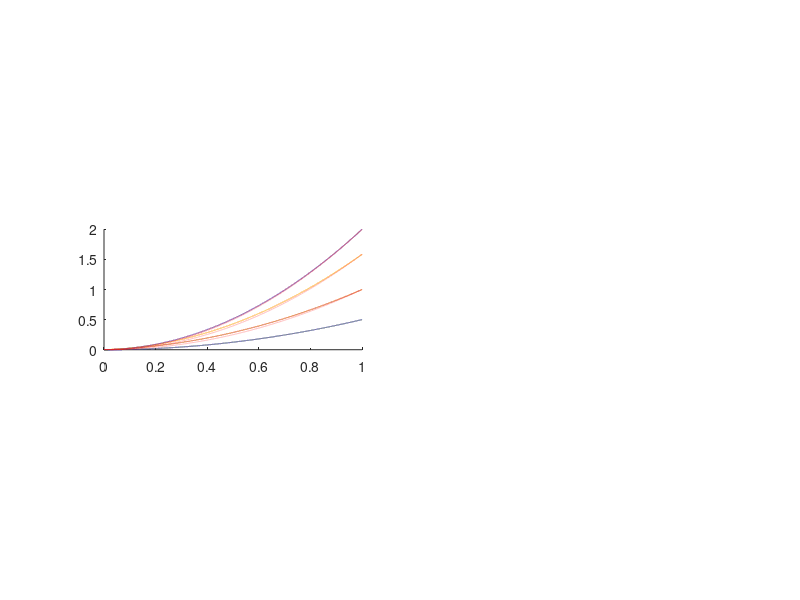

This figure's MATLAB source: (Note: this script raises an error after producing the figure.)
clear all
clf

eta = [0:0.0001:1];
BASE = 2;%exp(1);
M = [2:1:5];

% alpha等于psi hat
%alpha = ones(length(M),max(M)-1);
alpha = rand(length(M),max(M)-1);

for j = 1:length(M)
  %  C = log(M(j))/log(BASE); % i.e., m in the paper
    alpha(j,:) = alpha(j,:) / sum(alpha(j,[1:(M(j)-1)]));
    % 包含Null社区的分布
   % H(j) = -log(1/(M(j))) / log(BASE);
    %H_plot(j,:) = H(j) * ones(1, length(eta));
   % H_plot_M(j,:) = (H(j)+M(j)-1) * ones(1, length(eta));
   % h(j,:) = -eta.* log(eta) / log(BASE);
   % h_max(j,:) = -eta.* log(eta) / log(BASE);
   % hh(j,:) = -(1 - eta).* log(1-eta) / log(BASE);
    
    sigma = 0;
    if M(j) == 2
        sigma = 0.5;
    end
    
    % 除开Null社区的分布
    h_alpha(j) = 0;
    h_alpha_max(j) = 0;
    % 计算各种熵值
    for i = 1:M(j)-1
        %h(j) = h(j) - alpha(j,i)*(1-eta) .* log(alpha(j,i)*(1-eta)) / log(BASE);
        %h_max(j,:) = h_max(j,:) - (1-eta)./(M(j)-1) .* log((1-eta)./(M(j)-1)) / log(BASE);
        %hh(j,:) = hh(j,:) - alpha(j,i)*(eta) .* log(alpha(j,i)*(eta)) / log(BASE);
        
        % 除开Null社区的熵值，也就是alpha（psi hat）的熵值
        h_alpha(j) = h_alpha(j) - alpha(j,i) * log(alpha(j,i)) / log(BASE);
        h_alpha_max(j) = h_alpha_max(j) - 1/(M(j)-1) * log(1/(M(j)-1)) / log(BASE);
    end
    
    fix_eta = eta .* log(eta) / log(BASE) - eta;
    
    % 分裂指数 
    I_psi(j,:) =  (1- eta).* (h_alpha(j));%(1- eta).* h(j,:);% (1- eta).* (h(j,:) + fix_eta + C);% (1- eta).* (H(j) - hh(j,:) + C);% (h(j,:)) + eta.*(log(eta) / log(BASE) - 1) + 1;
    I_psi_max(j,:) =  (1- eta).* (h_alpha_max(j));%(h_max(j,:) + eta .* log(eta)/log(BASE)); %(1- eta + 1/M(j)).* (h_max(j,:)); %(1- eta).* (h_max(j,:) + fix_eta + C);
    % 差分作为分裂指数的导数
    for k=1:length(I_psi_max(j,:))-1
        d_psi(j,k) = I_psi_max(j,k+1) - I_psi_max(j,k);%H(j) - h(j,:) + eta./(1-eta).* h(j,:) + eta./(1-eta).*log(eta) / log(BASE) + C; % derivative of I_eta wrt. eta
    end
    d_psi(j,length(I_psi_max(j,:))) = d_psi(j,length(I_psi_max(j,:))-1);
    %d_psi(j,:) = -2*(h(j,:) + eta .* log(eta) / log(BASE)) + eta - C;%H(j) - hh(j,:) + (1-eta)./(eta).* hh(j,:) + (1-eta)./(eta).*log(eta) / log(BASE) + C; %-2 * h(j,:);
    
    % 缩减指数
    I_eta(j,:) =  eta .* (h_alpha_max(j) - I_psi(j,:) + eta .* sigma);%h_alpha_max(j,:) - I_psi(j,:);%eta .* (1 + h_alpha_max(j,:) - (1- eta).* h_alpha(j,:));%eta .* (H(j) - h(j,:)+C); % eta .* (H(j) - h(j,:));%eta.*(H(j) - h(j,:) - fix_eta + C); % random distribution of psi
    I_eta_max(j,:) = eta .* (h_alpha_max(j) - I_psi_max(j,:)+ eta .* sigma);%eta .* (1 + h_alpha_max(j,:) - (1- eta).* h_alpha_max(j,:));%(eta - 1/M(j)) .* (H(j) - h_max(j,:));%eta.*(H(j) - h_max(j,:)+C); % eta.*(H(j) - h_max(j,:)  - fix_eta + C); % even distribution of psi
    % 差分作为缩减指数的导数
    for k=1:length(I_eta_max(j,:))-1
        d_eta(j,k) = I_eta_max(j,k+1) - I_eta_max(j,k);%H(j) - h(j,:) + eta./(1-eta).* h(j,:) + eta./(1-eta).*log(eta) / log(BASE) + C; % derivative of I_eta wrt. eta
    end
    d_eta(j,length(I_eta_max(j,:))) = d_eta(j,length(I_eta_max(j,:))-1);
    
    %res(j,:) = (eta ./ (1-eta)) .* log(eta) / log(BASE);
end

%subplot(3,2,1);title("信息熵（包含Null社区），横轴为eta值");grid on;hold on;
%%plot(eta, h_max);legend("M="+M);
%plot(eta, h); % entropy of random distribution of psi given m and eta
%plot(eta, H_plot, 'b:'); % maximum entropy given m, i.e., -log( 1/(m+1) )
%plot(eta, h_max, '--'); % entropy given m and eta, even distribution of psi
%legend(["M=m+1="+M,"最大熵="+H]);
%hold off;


subplot(3,2,3);hold on;
plot(eta, I_eta);  % shrink index, random distribution of psi, given eta and m
%plot(eta, H_plot_M, 'b:'); % maximum entropy + m, which is the maximum of shrink index obtained when eta==1 given m
plot(eta, I_eta_max,'r:'); % even distribution of psi, given eta and m
legend("M="+M);
title("缩减指数（实线对应随机分布，虚线对应均匀分布最大熵），横轴为eta值");grid on;hold off;

subplot(3,2,4);plot(eta, d_eta);title("缩减指数对eta求导");legend("M=m+1="+M);grid on; % derivative of shrink index wrt eta, given m, always positive

%subplot(2,2,3);plot([1:M-1], alpha);title("alpha");grid on;
subplot(3,2,5);hold on;
plot(eta, I_psi);
plot(eta, I_psi_max,'r:');
legend("M="+M);
title("分裂指数（实线对应随机分布，虚线对应均匀分布最大熵），横轴为eta值");grid on;hold off;

subplot(3,2,6);plot(eta, d_psi);title("分裂指数对eta求导");legend("M=m+1="+M);grid on; 

%subplot(2,2,4);plot(eta, res);title("eta .* log(eta) ./ (1-eta)");grid on;